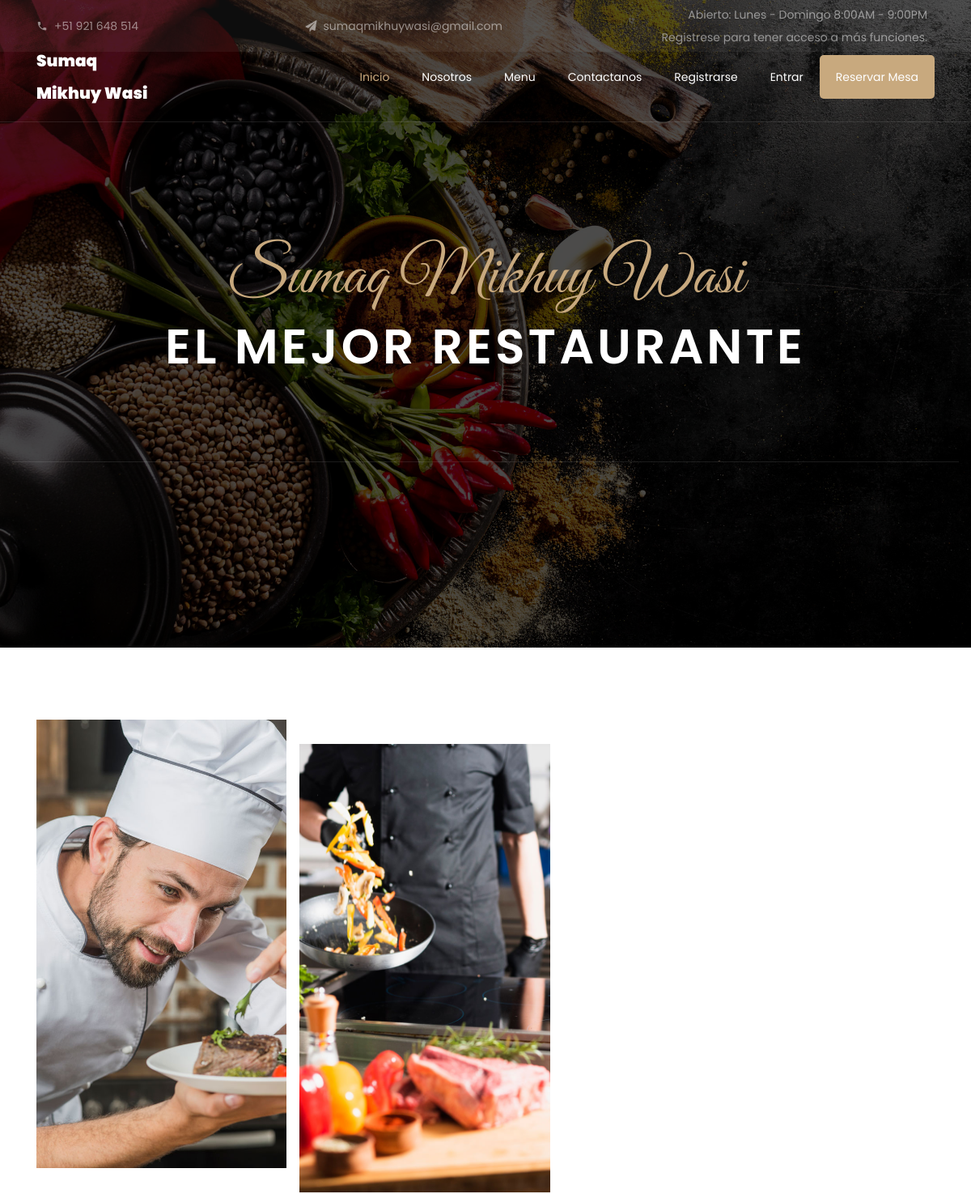
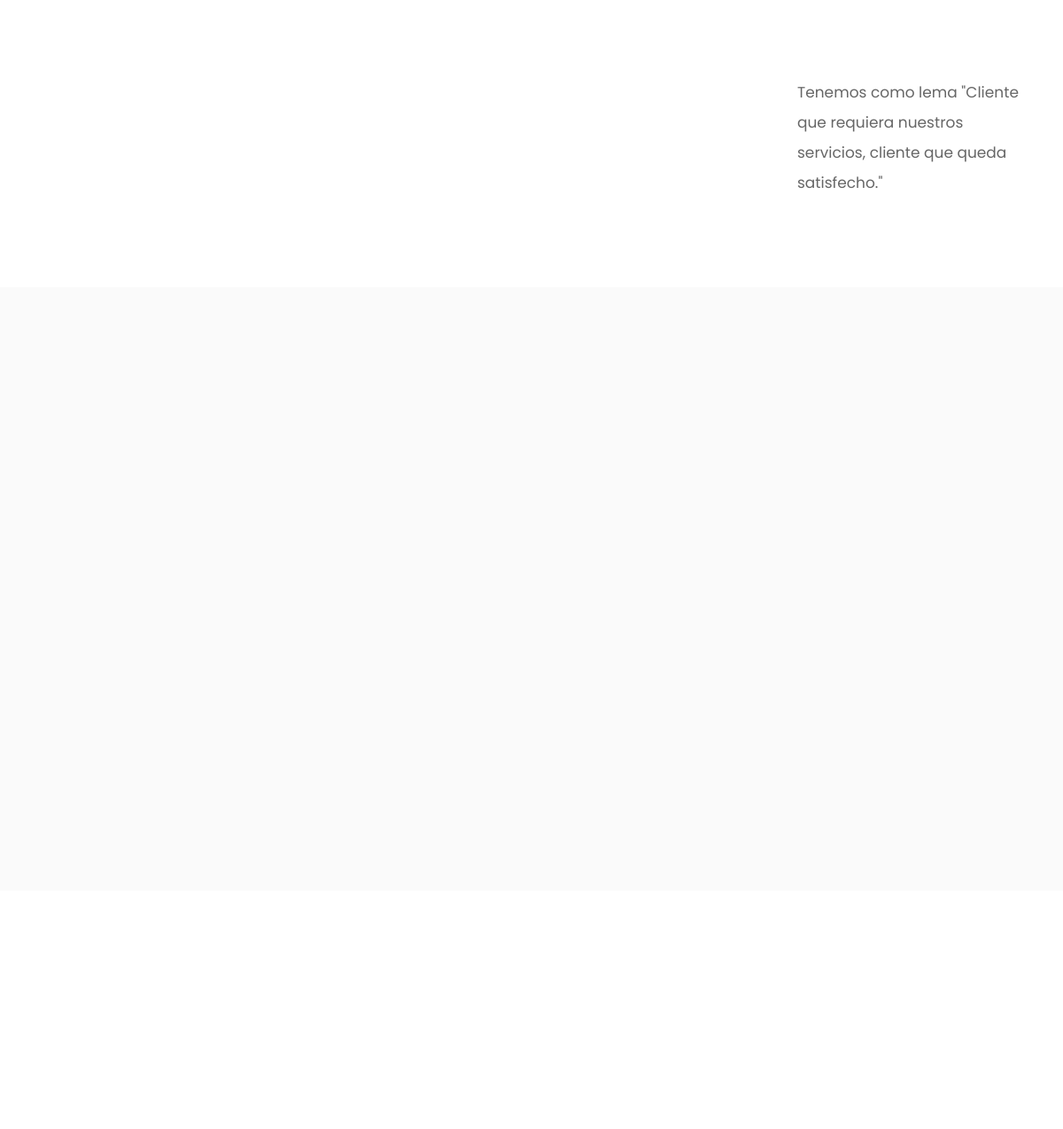
/ (upper part), run on an earlier commit of the app's database (2 pictures, top to bottom).
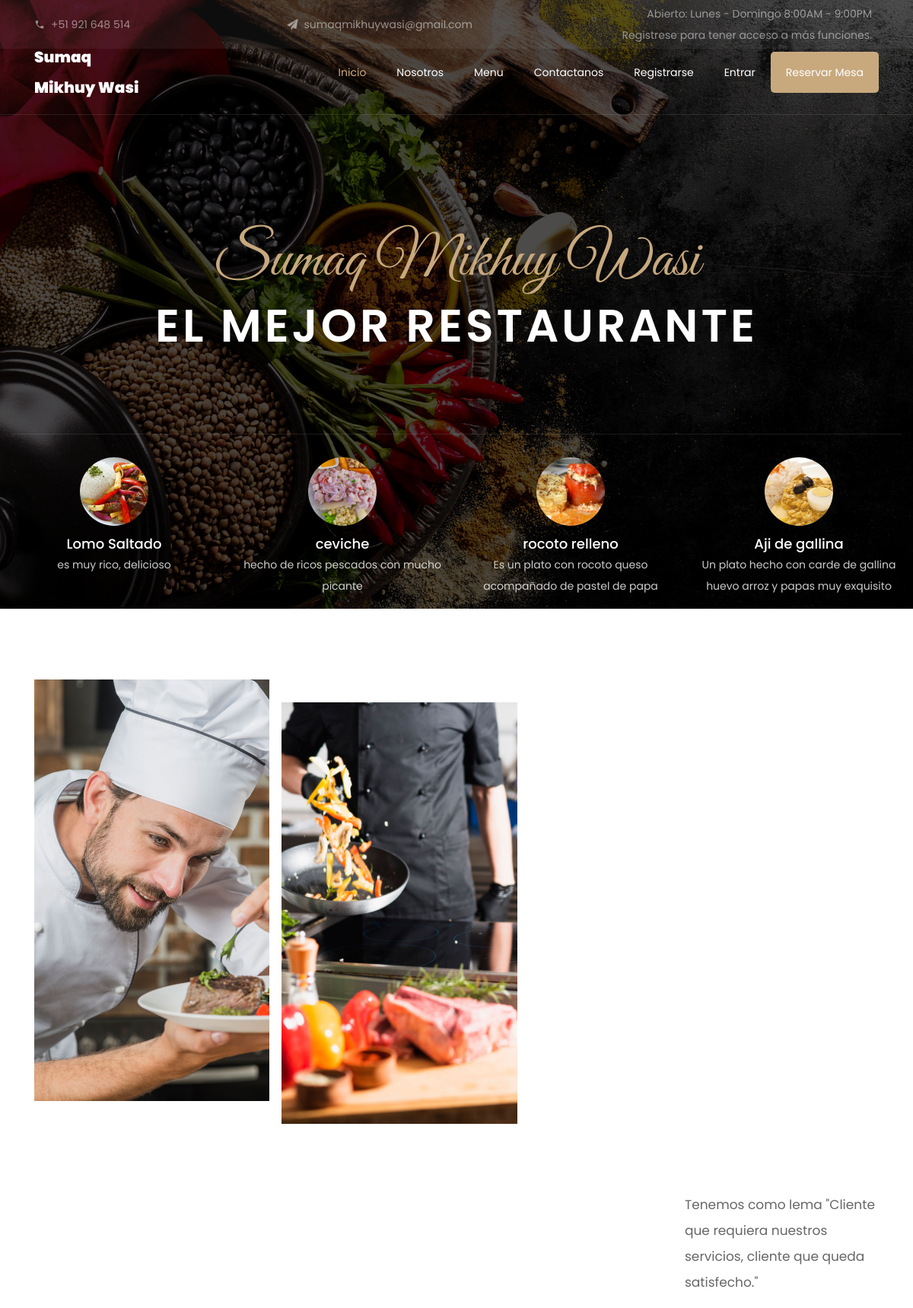
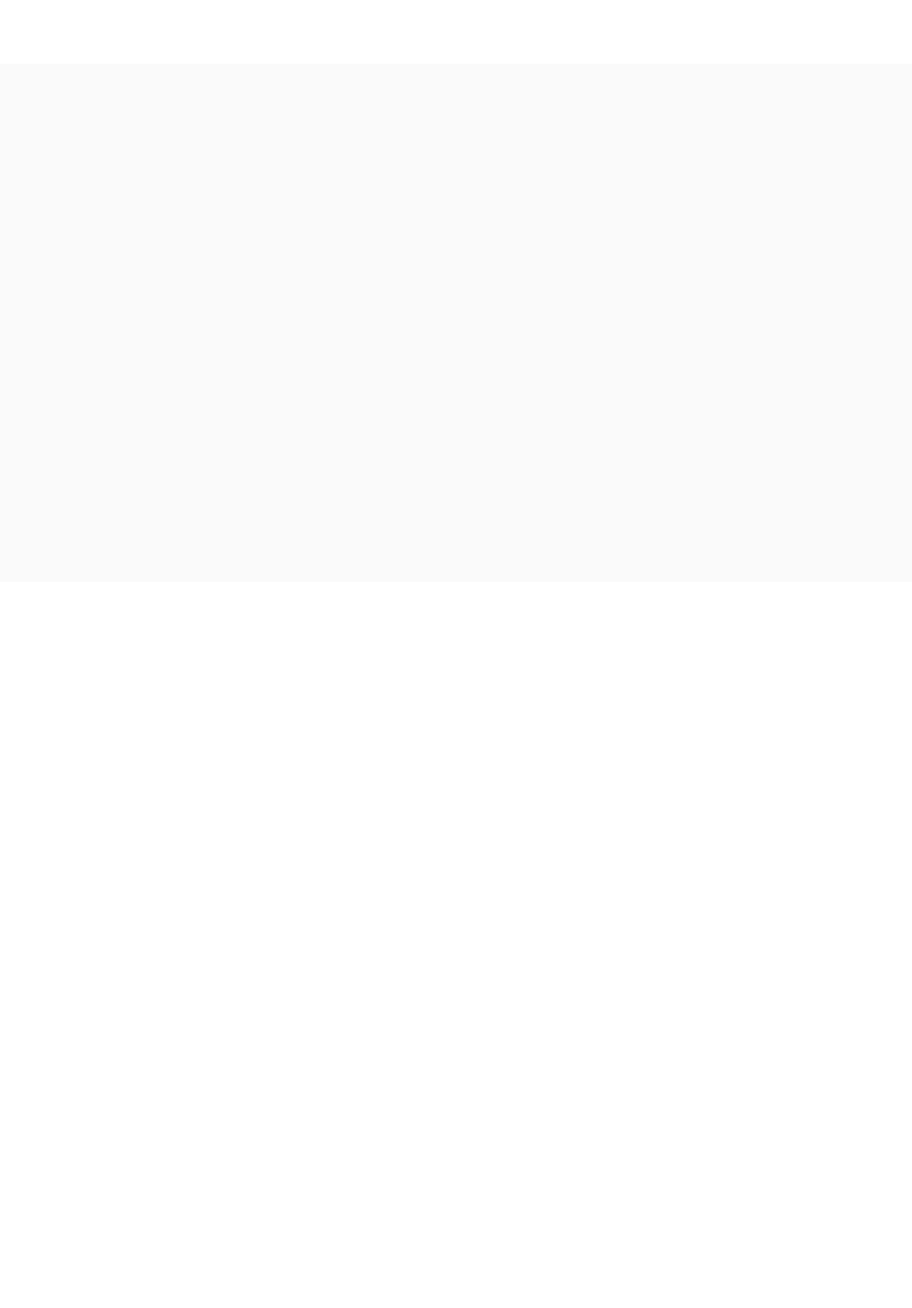
And on a later commit of the database (2 pictures, top to bottom).
### platos/models.py (models this page shows, shortened)
class Platos(models.Model):
	nombre		= models.CharField(max_length=100)
	ciudad		= models.CharField(max_length=100)
	descripcion	= models.TextField()
	imagen		= models.ImageField(upload_to='images')
	precio		= models.FloatField()
	portada 	= models.BooleanField(default=False)
	oferta		= models.BooleanField(default=False)

### feliciano/views.py (the view)
# urls.py: path('',views.index, name="index"),
def index(request):
	platos=Platos.objects.all()
	personal=Personal.objects.all()
	return render(request,'index.html',{'platos':platos,'personal':personal})

### templates/index.html (shortened to what the changed rows need)
{% load static %}
<!DOCTYPE html>
<html lang="en">
  <head>
    <link rel="stylesheet" href="{% static 'css/open-iconic-bootstrap.min.css' %}">
    <link rel="stylesheet" href="{% static 'css/animate.css' %}">
    <link rel="stylesheet" href="{% static 'css/owl.carousel.min.css' %}">
    <link rel="stylesheet" href="{% static 'css/owl.theme.default.min.css' %}">
    <link rel="stylesheet" href="{% static 'css/magnific-popup.css' %}">
    <link rel="stylesheet" href="{% static 'css/aos.css' %}">
    <link rel="stylesheet" href="{% static 'css/ionicons.min.css' %}">
    <link rel="stylesheet" href="{% static 'css/bootstrap-datepicker.css' %}">
    <link rel="stylesheet" href="{% static 'css/jquery.timepicker.css' %}">
    <link rel="stylesheet" href="{% static 'css/flaticon.css' %}">
    <link rel="stylesheet" href="{% static 'css/icomoon.css' %}">
    <link rel="stylesheet" href="{% static 'css/style.css' %}">
  </head>
  <body>
    <section class="home-slider owl-carousel js-fullheight">
      <div class="slider-item js-fullheight" style="background-image: url({% static 'images/bg_1.jpg' %});">
        <div class="container">
          <div class="row slider-text js-fullheight justify-content-center align-items-center" data-scrollax-parent="true">
            <div class="col-md-12 col-sm-12 text-center ftco-animate">
              <h1 class="mb-4">El Mejor Restaurante</h1>
            </div>
          </div>
        </div>
      </div>
    </section>
    <section class="ftco-section ftco-no-pt ftco-no-pb">
    	<div class="container-fluid">
    		<div class="row">
    			<div class="col-md-12">
    				<div class="featured">
    					<div class="row">
                {% for plato in platos %}
                {% if plato.portada%}
                <div class="col-md-3">
    							<div class="featured-menus ftco-animate">
			              <div class="menu-img img" style="background-image: url({{plato.imagen.url}});"></div>
			              <div class="text text-center">
		                  <h3>{{plato.nombre}}</h3>
				              <p><span>{{plato.descripcion}}</span></p>
			              </div>
			            </div>
    						</div>
                {% endif %}
                {% endfor %}
    					</div>
    				</div>
    			</div>
    		</div>
    	</div>
    </section>
  </body>
</html>

What changed in the data, as far as the page shows it:
added Platos: imagen (picture), nombre "Lomo Saltado", descripcion "es muy rico, delicioso"
added Platos: imagen (picture), nombre "ceviche", descripcion "hecho de ricos pescados con mucho picante"
added Platos: imagen (picture), nombre "rocoto relleno", descripcion "Es un plato con rocoto queso acompañado de pastel de papa"
added Platos: imagen (picture), nombre "Aji de gallina", descripcion "Un plato hecho con carde de gallina huevo arroz y papas muy exquisito"
